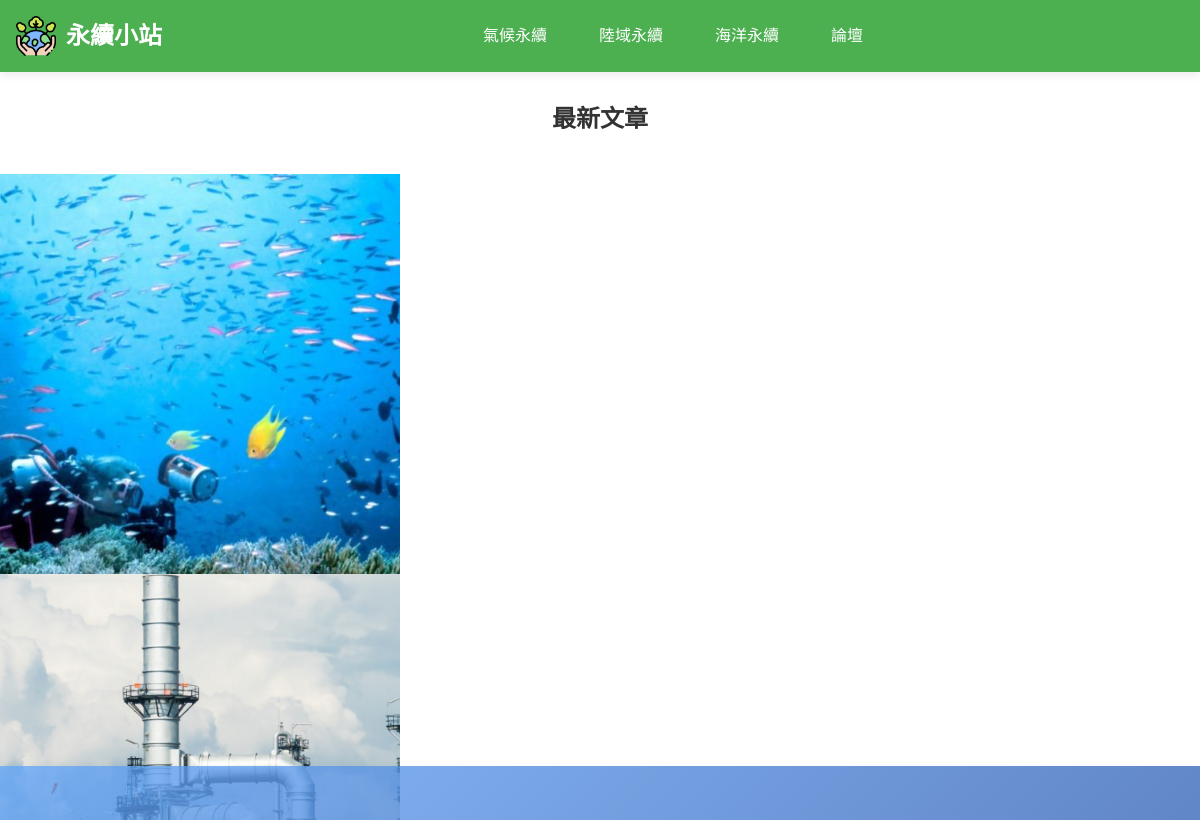
The page /php/index.php (upper part) on the database as committed earlier.
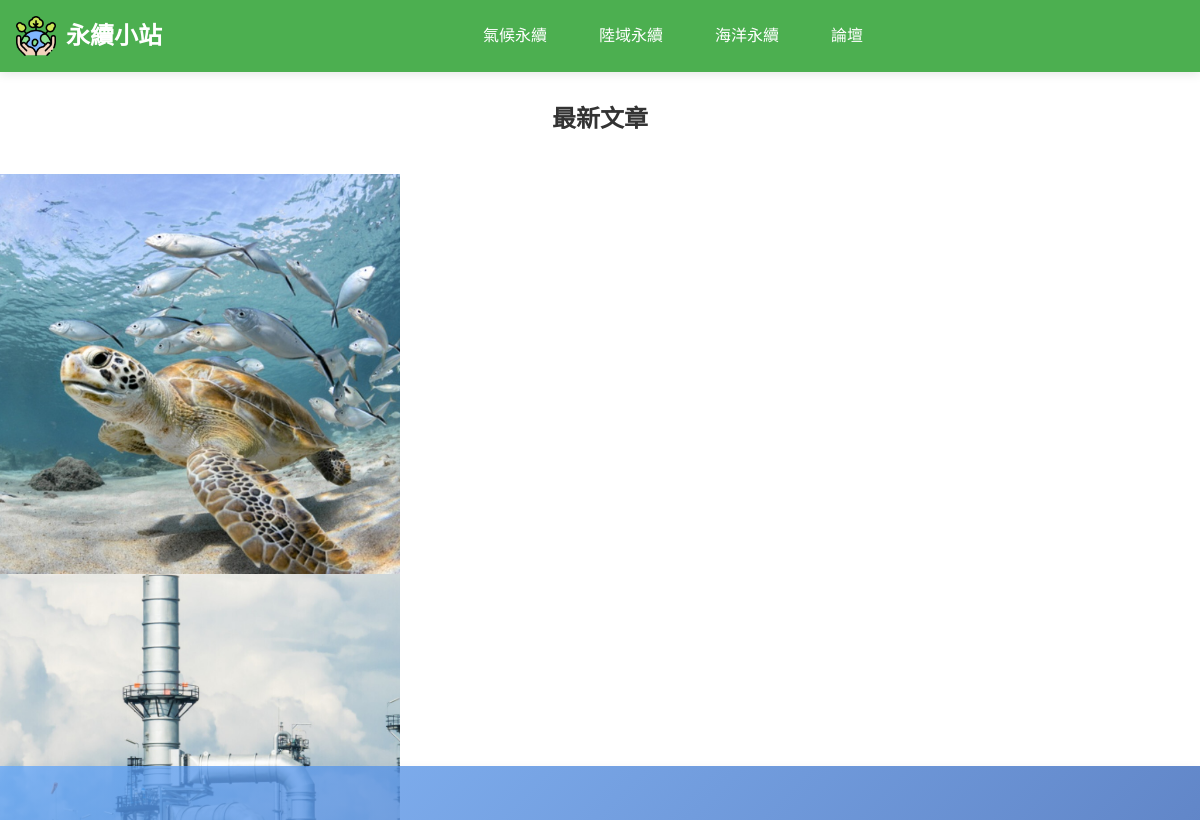
The same page on the database as committed later.
### tables this page shows
CREATE TABLE `article` (
  `ArticleID` int(11) NOT NULL COMMENT '文章編號 (PK)',
  `Title` varchar(100) NOT NULL COMMENT '標題',
  `Category` varchar(50) NOT NULL COMMENT '分類',
  `ImageURL` varchar(255) DEFAULT NULL COMMENT '圖片網址',
  `Description` text DEFAULT NULL COMMENT '簡介',
  `ArticleURL` varchar(255) NOT NULL COMMENT '文章網址',
  `UserID` int(11) NOT NULL,
  `Content` longtext DEFAULT NULL COMMENT '文章內容',
  `created_at` timestamp NOT NULL DEFAULT current_timestamp(),
  `teacher_summary` longtext DEFAULT NULL COMMENT '老師重點整理'
);

### php/index.php (the view, shortened to what this page needs)
<!DOCTYPE html>
<html lang="zh-TW">
<head>
    <link rel="stylesheet" href="../css/index.css">
    <link rel="stylesheet" href="../css/nav.css">
    <link rel="stylesheet" type="text/css" href="https://cdn.jsdelivr.net/npm/slick-carousel@1.8.1/slick/slick.css" />
    <link rel="stylesheet" href="https://cdn.jsdelivr.net/npm/swiper@10/swiper-bundle.min.css" />
    <link href="https://cdn.jsdelivr.net/npm/aos@2.3.4/dist/aos.css" rel="stylesheet">
</head>
<body>
    <header>
        <?php
        include "nav.php";
        ?>
    </header>
    <main>
        <section class="hero">
            <h2>最新文章</h2>
            <div class="swiper heroSwiper">
                <div class="swiper-wrapper">
                    <?php
                    $sql = "SELECT * FROM article ORDER BY created_at DESC LIMIT 5";
                    $result = $conn->query($sql);
                    if ($result->num_rows > 0) {
                        while ($row = $result->fetch_assoc()) {
                            echo '<div class="swiper-slide">';
                            echo '<a href="article.php?id=' . $row['ArticleID'] . '">';
                            if ($row['ImageURL']) {
                                echo '<img src="../' . htmlspecialchars($row['ImageURL']) . '" alt="文章圖片" class="hero-item">';
                            } else {
                                echo '<img src="../img/ocean.jpg" alt="預設圖片" class="hero-item">';
                            }
                            echo '</a>';
                            echo '</div>';
                        }
                    }
                    ?>
                </div>
            </div>
        </section>
        <section class="content">
            <div class="blue-section">
                <div class="ocean-slider swiper ocean-slider-container">
                </div>
            </div>
        </section>
    </main>
</body>
</html>

### php/nav.php (shortened to what this page needs)
<nav class="navbar">
    <div class="logo">
        <img src="../img/icon.png" style="color: white;" alt="永續小站 Logo">
        <h1 style="font-size: 24px;"><a href="index.php" class="logo-title">永續小站</a></h1>
    </div>
    <ul class="nav-links">
        <li><a href="climate.php" style="font-size: 16px;">氣候永續</a></li>
        <li><a href="landscape.php" style="font-size: 16px; ">陸域永續</a></li>
        <li><a href="ocean.php" style="font-size: 16px;">海洋永續</a></li>
        <li><a href="all_forums.php" style="font-size: 16px;">論壇</a></li>
    </ul>
</nav>

### css/index.css (style rules this page uses)
* { margin: 0; padding: 0; box-sizing: border-box; }
body { font-family: Arial, sans-serif; line-height: 1.6; overflow-x: hidden; }
main { padding-top: 80px; }
.hero { text-align: center; animation: fadeIn 1s ease-in; margin-bottom: 2rem; padding-top: 20px; }
.hero h2 { font-size: 1.5rem; color: #333; margin-bottom: 1rem; }
.heroSwiper { width: 100%; padding-top: 20px; padding-bottom: 50px; height: 580px; }
.heroSwiper .swiper-slide { background-position: center; background-size: cover; width: 400px; height: 400px; transition: all 0.5s ease; transform-origin: center; }
.hero-item { width: 100%; height: 100%; object-fit: cover; object-position: center; display: block; transform: none; }
.blue-section { background: linear-gradient(135deg, rgba(96, 165, 250, 0.75) 0%, rgba(30, 58, 138, 0.85) 100%); color: white; padding: 1.5rem; text-align: center; position: relative; overflow: hidden; box-shadow: 0 6px 12px rgba(0, 0, 0, 0.1); display: flex; flex-direction: row; align-items: center; }
.ocean-slider-container { width: 50%; padding: 2rem; overflow: hidden; }

### css/nav.css (style rules this page uses)
body, html { margin: 0; padding: 0; height: 100%; }
.navbar { background-color: #4CAF50; padding: 1rem; display: flex; justify-content: space-between; align-items: center; color: white; box-shadow: 0 2px 10px rgba(0, 0, 0, 0.1); position: fixed; top: 0; left: 0; width: 100%; z-index: 9999; transition: background-color 0.3s ease; }
.logo { display: flex; align-items: center; }
.logo img { width: 40px; height: 40px; margin-right: 10px; transition: transform 0.3s ease; }
.logo-title { text-decoration: none; color: white; transition: color 0.3s ease; font-weight: bold; }
.nav-links { list-style: none; padding: 0; margin: 0; display: flex; gap: 20px; }
.nav-links li a { text-decoration: none; color: white; font-size: 16px; padding: 0.5rem 1rem; transition: color 0.3s ease, background-color 0.3s ease; }

Rows that differ between the two databases and show on the page:
removed article: ImageURL (picture)
added article: ImageURL (picture)
